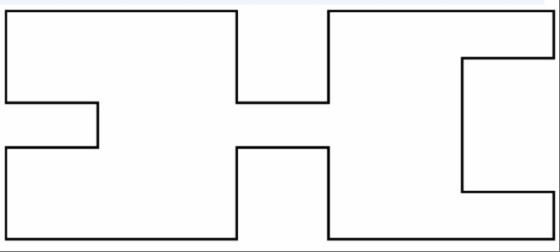
#> input picture Labs/Pictures/T2.jpg, 560 x 252 px
$ jupyter execute Morphology.ipynb
#> lines starting #> are read from the running program, lines starting #| are printed output that depends on the picture; after the words box and inside, x2 and y2 are one past the last pixel; in counts of white or black regions, pixels touching at a corner belong together
[cell 1]
import cv2
import numpy as np
from matplotlib import pyplot as plt

img=plt.imread('Pictures/T2.jpg')
#> img is the input picture: shape (252, 560, 3); mean R, G, B 242.6, 242.6, 242.7
plt.imshow(img)
plt.show()

img=np.array(img)
print(img.shape)
#| (252, 560, 3)
H,W=img.shape[0],img.shape[1]
#> H = 252; W = 560
img_gray=np.zeros((H,W),dtype=np.uint8)
img_gray=(img[:,:,0]+img[:,:,1]+img[:,:,2])//3
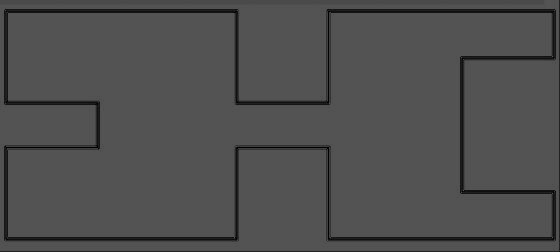
#> img_gray: shape (252, 560); min 0, max 84, mean 78.8
for h in range(H):
    for w in range(W):
        if img_gray[h,w]<66:
            # print(h,w,img_gray[h,w])
            img_gray[h,w]=0
        else:
            img_gray[h,w]=255
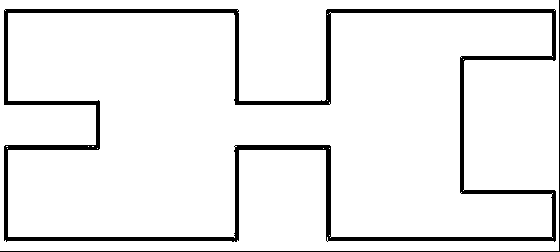
#> img_gray: shape (252, 560); 92.7% white; 2 black regions, box (x1, y1, x2, y2) and area: (4, 9, 556, 242) 9490, (0, 0, 560, 252) 811
plt.imshow(img_gray,'gray')
plt.show()

[cell 2]
def dalition(img,kernel):
    H,W=img.shape
#> H = 252; W = 560
    k=kernel.shape[0]
    pad=k//2
    img_pad=np.pad(img,((pad,pad),(pad,pad)),'constant',constant_values=0)
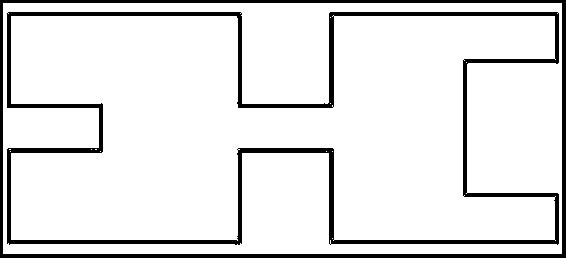
#> img_pad: shape (258, 566); 89.6% white; 2 black regions, box (x1, y1, x2, y2) and area: (7, 12, 559, 245) 9490, (0, 0, 566, 258) 5719
    img_dalition=np.zeros((H,W),dtype=np.uint8)
    for h in range(H):
        for w in range(W):
            img_dalition[h,w]=np.min(img_pad[h:h+k,w:w+k]*kernel)
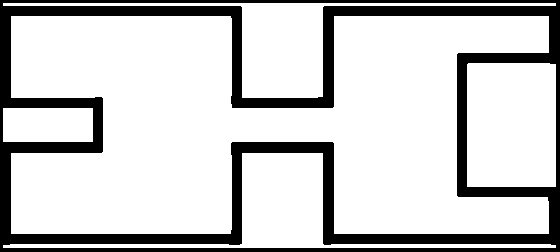
#> img_dalition: shape (252, 560); 80% white; 1 black region, box (x1, y1, x2, y2) and area: (0, 0, 560, 252) 28194
    return img_dalition

def erosion(img,kernel):
    H,W=img.shape
#> H = 252; W = 560
    k=kernel.shape[0]
    pad=k//2
    img_pad=np.pad(img,((pad,pad),(pad,pad)),'constant',constant_values=0)
    img_erosion=np.zeros((H,W),dtype=np.uint8)
    for h in range(H):
        for w in range(W):
            img_erosion[h,w]=np.max(img_pad[h:h+k,w:w+k]*kernel)
#> img_erosion: shape (252, 560); every value is 255
    return img_erosion

kernel=np.ones((7,7),dtype=np.uint8)
img_dalition=dalition(img_gray,kernel)
img_erosion=erosion(img_gray,kernel)
plt.imshow(img_gray,'gray')
plt.show()
plt.imshow(img_dalition,'gray')
plt.show()
# plt.imshow(img_erosion,'gray')
# plt.show()

$ run again, with Labs/Pictures/T4.png saved as Labs/Pictures/T2.jpg
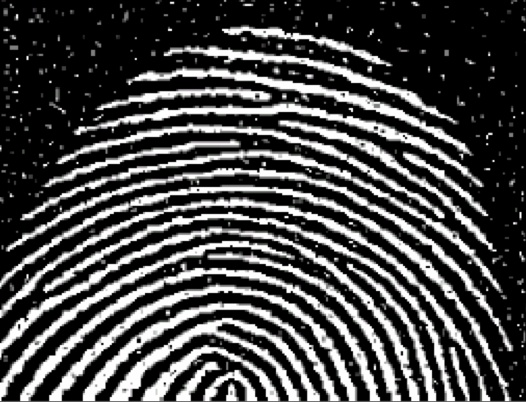
#> input picture Labs/Pictures/T4.png, 526 x 402 px
#> img is the input picture: shape (402, 526, 3); mean R, G, B 73.2, 73.2, 73.2
#| (402, 526, 3)
#> after the loop `for h in range(H):`:
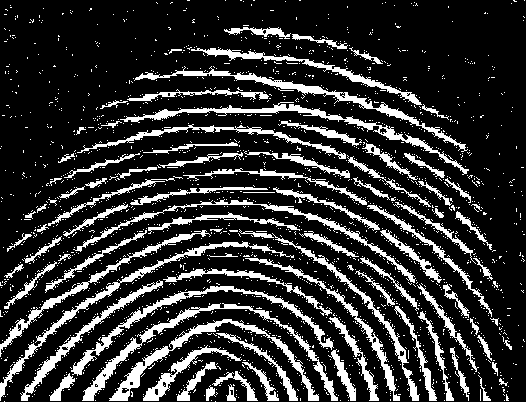
#> img_gray: shape (402, 526); 19.4% white; 2109 white regions (2017 under 20 px), largest, box (x1, y1, x2, y2) and area: (82, 303, 338, 401) 1973, (109, 319, 319, 401) 1837, (120, 102, 469, 175) 1828
#> img_pad: shape (408, 532); 18.9% white; 2109 white regions (2017 under 20 px), largest, box (x1, y1, x2, y2) and area: (85, 306, 341, 404) 1973, (112, 322, 322, 404) 1837, (123, 105, 472, 178) 1828
#> after the loop in erosion, `for h in range(H):`:
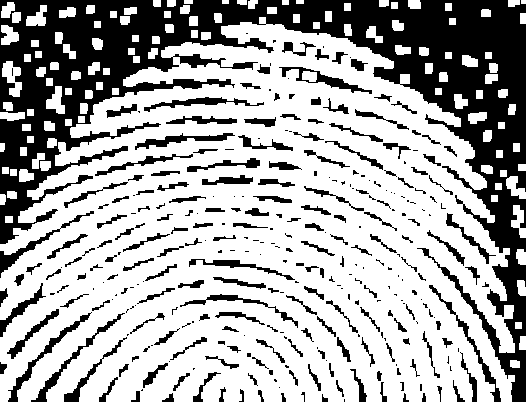
#> img_erosion: shape (402, 526); 67% white; 316 black regions (135 under 20 px), largest, box (x1, y1, x2, y2) and area: (0, 0, 526, 402) 48816, (8, 312, 92, 402) 684, (31, 313, 125, 402) 630
